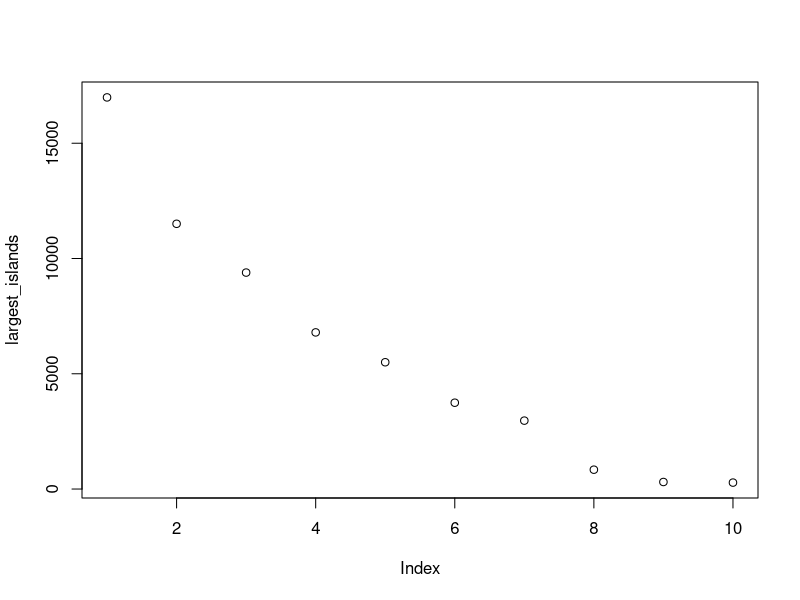
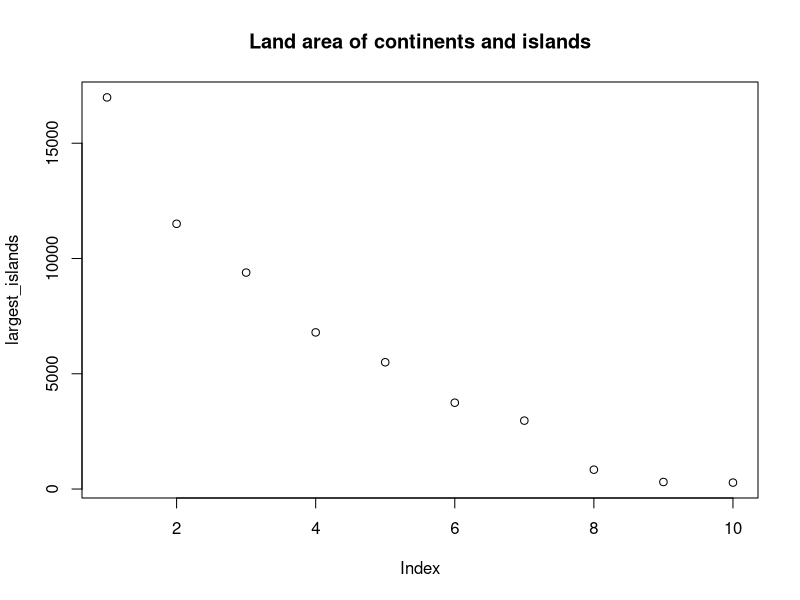
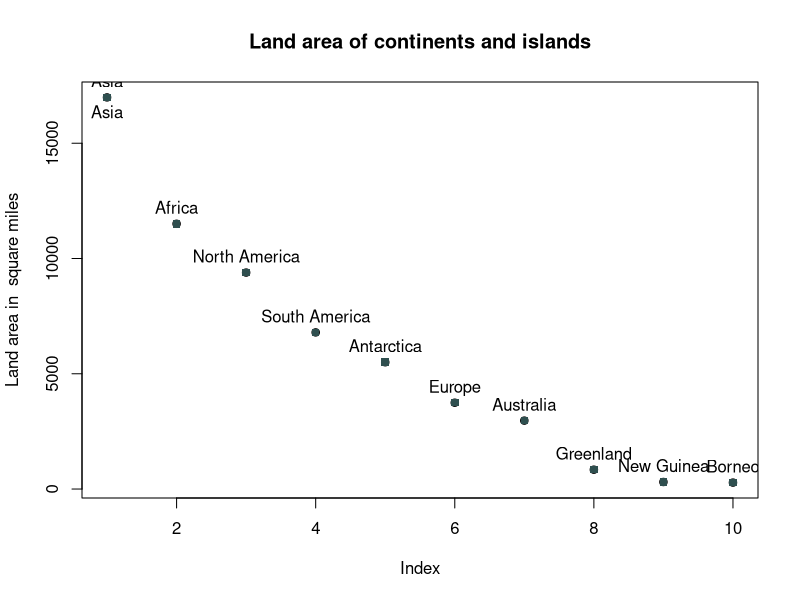

Reproduce these figures in R, in order. (Note: this script raises an error after producing the figures.)
# Plots

?islands     # built in vector of the areas in thousands of square miles 
# of the landmasses which exceed 10,000 square miles.

# the following subsets the islands vector to ten largest landmasses 
# decreasing order
largest_islands <- head(sort(islands, decreasing = TRUE), 10)


plot(largest_islands)

# main = " "  <- adds a title
plot(largest_islands, main = "Land area of continents and islands")

# until we put the closing parenthesis R is going to know that the
# function will continue, so we can put code in another row for readability)
# the ylab <- parameter can be used to override the y axis label
plot(largest_islands, main = "Land area of continents and islands",
     ylab = "Land area in  square miles")

# adds text labels to a plot
# pos = 1/2/3/4 <- position from the coordinates
# 1 - below; 2 - to the left; 3 - above; 4 - to the right
text(largest_islands, labels = names(largest_islands), pos = 3)

text(largest_islands[1], labels = names(largest_islands[1]), pos = 1)


# to change the shape and the color of the points use points() function
# where points(data, col = color, pch = shape)
# pch = 19 - solid circle; pch = 20 bullet; pch = 21 filled circle; 
# pch = 22 - filled square; pch = 23 - filled diamonds; pch = 24 - filled triangle point up etc....

points(largest_islands, pch = 15, col = "#2f4f4f" )




# plotting matrices
?matplot

# t(Salary) -> Data to be plotted
# type = “b” -> Both line and points/ the type of the representation
# pch -> kind of points used
# col -> colours used 
# lty - line type; lwd - line width
# xlab - x axis label; ylab - y axis label
matplot(t(Salary), type = "b", pch = c(1, 2, 6, 16, 20, 32),
        col = c("red", "blue", "green", "yellow", "orange", "pink", "black",
                "violet", "lightblue", "brown" ),
        lty = 1, lwd = 2,
        xlab = "Season", ylab = "Salary",
        xaxt = "n")
        
matplot(t(Salary), type = "b")

matplot(t(Salary), type = "b", pch = c(15, 16,17,18,24,25,1, 2, 0, 23))

matplot(t(Salary)[1:3,], type = "b", pch = c(15, 16,17,18,24,25,1, 2, 0, 23),
        col = c("red", "blue", "green", "yellow", "orange", "pink", "black",
                "violet", "lightblue", "brown" ), 
        lty = 1, lwd = 2,
        xlab = "Season", ylab = "Salary",
        xaxt = "n")
axis(1, )
# to set a legend use legend()
# first argument is the position (e.g. topleft, bottom right, center etc)
#inset- distance(s) from the margins as a fraction of the plot region

legend("topleft", inset = 0.01, legend = rownames(Salary), 
       col = c("red", "blue", "green", "yellow", 
               "orange", "pink", "black","violet", "lightblue", "brown"), 
        pch = c(15, 16,17,18,24,25,1, 2, 0, 23))
# to change axis parameters use axis() function
# first argument is position (1- below; 2- left; 3 - above; 4 - right)

axis(1, at = 1:length(colnames(Salary)), labels = colnames(Salary))
axis(2)
?legend

# How to show a matrix with the top 3 players in the last 5 seasons?
# 


matplot(t(Salary[1:3,6:10]), type = "b", pch = 21:23,
        col = c("red", "blue", "green"), 
        lty = 1, lwd = 2,
        xlab = "Season", ylab = "Salary",
        xaxt = "n")
axis(1, at = 1:5, labels = colnames(Salary)[6:10])
legend("topleft", inset = 0.01, legend = rownames(Salary)[1:3], 
       col = c("red", "blue", "green"), 
       pch = 21:23,
       lwd = 2)

mtext("NBA player salaries", 2, 0, col = "red" )
title(main = "NBA player statistics", 
      sub = "for seasons 2005-2014", 
      col.main = "green", col.sub ="red")
# TASK nr.1. try to to do just Kevin Durant and seasons 2006 - 2010.
